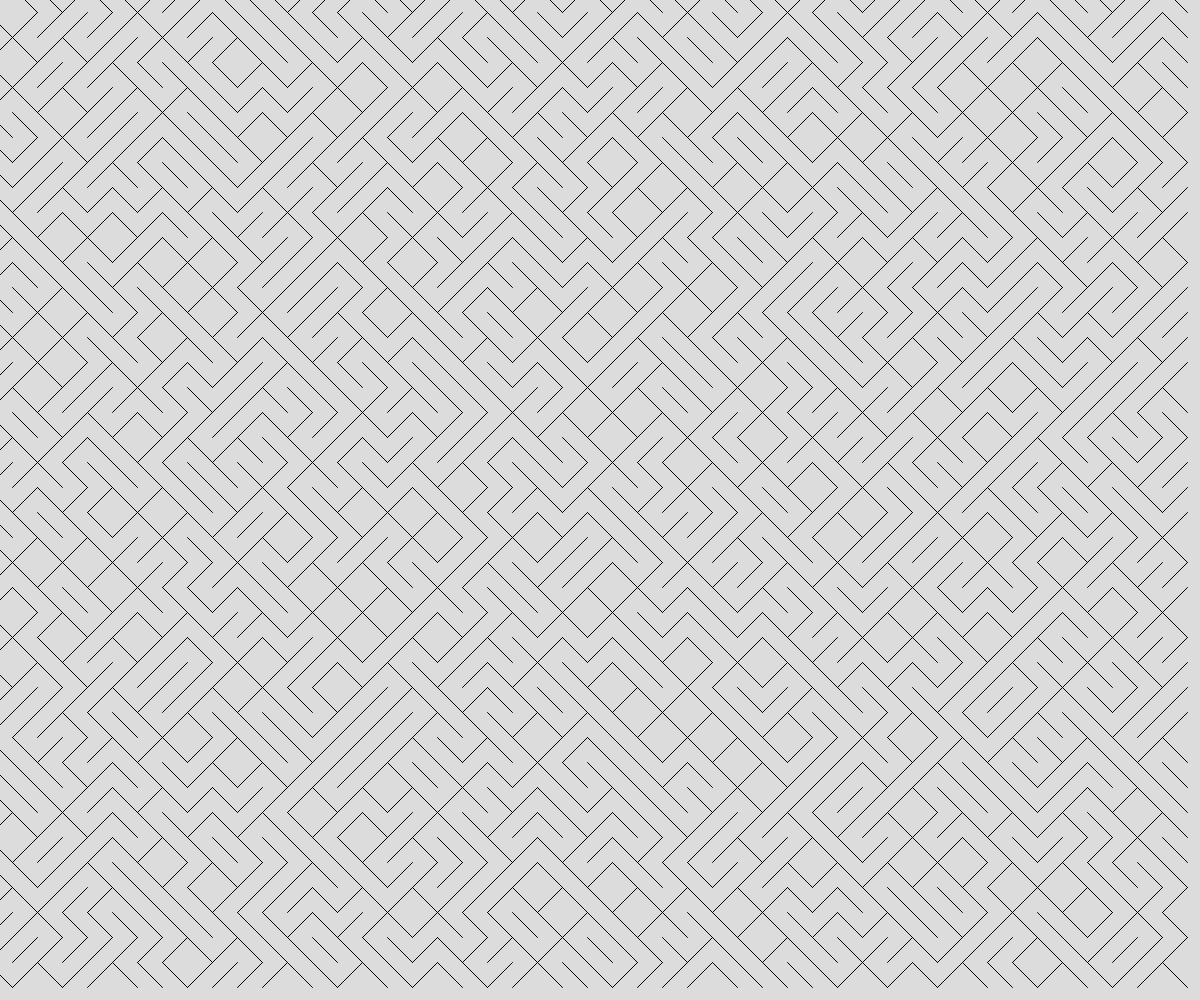
Frame 1 (no input)
Frame 60 (no input): identical to frame 1, image omitted
Frame 120 (the mouse pressed at the canvas centre since frame 60): identical to frame 1, image omitted

The p5.js sketch that drew this single still picture (run headless with seeded random() and noise() and a simulated clock; from frame 60 on, the mouse is pressed at the canvas centre):

// p5.js sketch
// ── sketch.js
// Generative Art Demo
// Using Object Notation and Arrays
// March 7, 2025

const LINE_SIZE = 25;
let lineArray = [];

function setup() {
  createCanvas(windowWidth, windowHeight);
  for (let x = 0; x < width; x += LINE_SIZE){
    for (let y = 0; y < height; y += LINE_SIZE){
      someLine = spawnLine(x, y, LINE_SIZE);
      lineArray.push(someLine);
    }
  }
}

function draw() {
  background(220);
  
  for (let aLine of lineArray){
    line(aLine.x1, aLine.y1, aLine.x2, aLine.y2); 
  }

}

function spawnLine(x, y, theSize) {
  let theLine;
  let choice = random(100);
  if (choice < 50) {
    // negative slope
    theLine = {
      x1: x - theSize/2,
      y1: y - theSize/2,
      x2: x + theSize/2,
      y2: y + theSize/2,
    };
  }
  else{
    // positive slope
    theLine = {
      x1: x - theSize/2,
      y1: y + theSize/2,
      x2: x + theSize/2,
      y2: y - theSize/2,
    };
  }
  return theLine;
}
